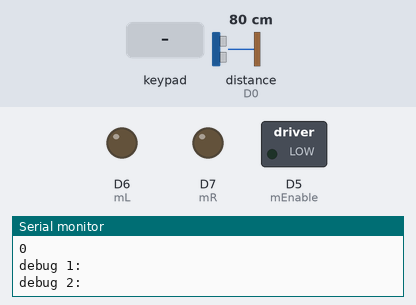
This sketch was run on a simulated ESP8266 (NodeMCU). On the bench: switched loads named in the sketch (green lamp = pin HIGH), output pins drawn as LEDs (lit = HIGH), the last lines printed to the serial monitor. Wiring (inferred from the names in the program): ultrasonic range finder: trigger D8; echo D0. The inputs (shaded band) are chosen by the test bench; at power-on: distance to the obstacle (sensor on D0) 80 cm. The echo pulse lasts 58.3 µs per cm; random numbers use the default seed unless the sketch sets one; pins used as bus, display or sensor lines are not drawn.

Above: at 1.6 s.
1.7 s: distance to the obstacle (sensor on D0) set to 27 cm
3.2 s: distance to the obstacle (sensor on D0) set to 24 cm
At 3.7 s:
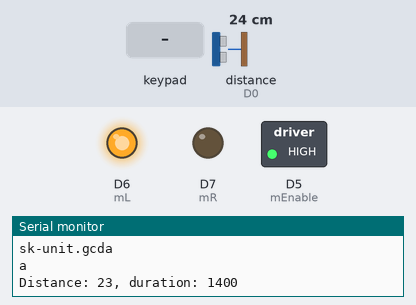
6.2 s: keypad keys 1 2 pressed 0.4 s apart
At 14.0 s:
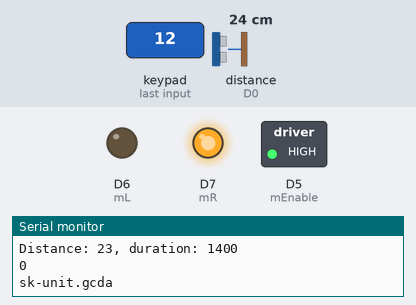
Timing chart, 0 to 15.7 s (numbered marks = the images above; inputs shaded):
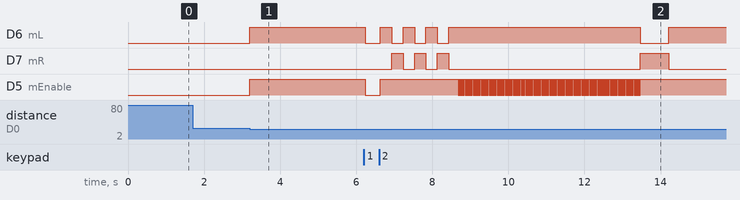

Measured:
- the behaviour switches between 26 and 25 cm on distance to the obstacle (sensor on D0) (found by bisection; images 0 and 1)
- after the input at 3.2 s, D6 (mL), D5 (mEnable): LOW → HIGH at once
- after the input at 6.2 s, D6 (mL): goes LOW 0.40 s, 3 × (HIGH 0.30 s, LOW 0.30 s), HIGH 5.0 s, LOW 0.75 s, then HIGH, starting at once; D7 (mR): LOW → HIGH after 0.73 s, → LOW 0.30 s later, → HIGH 0.30 s later, → LOW 0.30 s later, … (8 changes in this stretch)

The sketch:

withsonar.ino
```cpp
#include <Keypad.h>
#include <elapsedMillis.h>

//keypad
const byte ROWS = 4;
const byte COLS = 4;
//byte rowPinsOut[ROWS] = {D1, D2, D3, D4};
//byte colPinsIn[COLS] = {D5, D6, D7, D8};
byte rowPinsOut[2] = {D1, D2};
byte colPinsIn[2] = {D3, D4};
char keysShort[2][2] = {{'2', '6'}, {'1', '5'}};
char keys[ROWS][COLS] = {
  {'1', '2', '3', '4'},
  {'5', '6', '7', '8'},
  {'9', 'A', 'B', 'C'},
  {'D', 'E', 'F', 'G'}
};
//Keypad myKeypad = Keypad( makeKeymap(keys), rowPinsOut, colPinsIn, ROWS, COLS);
Keypad myKeypad = Keypad( makeKeymap(keysShort), rowPinsOut, colPinsIn, 2, 2);

//ultrasonic
int sonarTrig = D8;
int sonarEcho = D0;

//motor
int mEnable = D5;
int mL = D6;
int mR = D7;
int rotate = 0;

char lastKey = NO_KEY;

int ideleDelay = 60*1000; // 1mi in ms
elapsedMillis timeElapsed; //declare global if you don't want it reset every time loop runs

void setup() {

  pinMode(LED_BUILTIN, OUTPUT);

  pinMode(sonarTrig, OUTPUT); // Sets the trigPin as an Output
  pinMode(sonarEcho, INPUT); // Sets the echoPin as an Input

  pinMode(mEnable, OUTPUT);
  pinMode(mL, OUTPUT);
  pinMode(mR, OUTPUT);

  myKeypad.setDebounceTime(10);
  myKeypad.setHoldTime(10);

  motorStop();

  randomSeed(analogRead(A0));

  digitalWrite(sonarTrig, LOW);
  delayMicroseconds(2);

  blinkInternal();

  Serial.begin(115200);
  Serial.println("STARTED");

}

// the loop function runs over and over again forever
void loop() {

  Serial.println("debug 1: "+timeElapsed);

  char myKey = myKeypad.getKey();
  int myState = myKeypad.getState();

  if (myKey){
    //Serial.print(myKey);
    //Serial.print(" - ");
    //Serial.println(myState);
  }

  if( myState == HOLD) {
    //reset activity
    timeElapsed = 0;

    if (lastKey == '5') {
      motorSpinLeftSlowly();
    } else if (lastKey == '6') {
      motorSpinRightSlowly();
    }
  } else if (myKey != NO_KEY) {
    //reset activity
    timeElapsed = 0;

    //set last kye for HOLDd
    lastKey = myKey;

    if (myKey == '1') {
      blinkInternal();
      motorSayNo();
    } else if (myKey == '2') {
      //readBook();
      //turnSideSlowlyWithLag();
      motorDoTrick();
    }
  } else {
    motorStop();
  }

  Serial.println("debug 2: "+timeElapsed);

  //check sonar if exist
  int distance = getDistance();
  if (distance>5) {
    //use distance instead of random action
    timeElapsed = 0;

    if (distance<10) {
      motorSpinRightSlowly();
    } else if (distance<15) {
      motorSpinLeftSlowly();
    } else if (distance<20) {
      motorSpinLeftFast();
    } else if (distance<25) {
      motorSpinRightFast();
    } else if (distance<150) {
      //do nothing
    } else if (distance<200) {
      motorSayNo();
    } /*else if (distance<200) {
      motorDoTrick();
    } */
  }

  //random action if idle for long (~1 minute?)
  Serial.println(timeElapsed/1000);
  if ( timeElapsed > ideleDelay) {

    // 0-4
    switch (random(5)) {
      case 1:
        readBook();
        break;
      case 2:
        motorDoTrick();
        break;
      case 3:
        turnSideSlowlyWithLag();
        break;
      case 4:
        // nothing
        break;
      default:
        // nothing, just idle, e.g. if 0
        break;
    }

    //decrese last active
    timeElapsed = ideleDelay*0.75; //reduce delay by 1/4
  }

}

void motorSayNo() {

  analogWrite(mEnable, 2500);
  for (int i = 0; i < 3; i++) {
    digitalWrite(mL, HIGH);
    digitalWrite(mR, LOW);
    delay(300);
    digitalWrite(mL, LOW);
    digitalWrite(mR, HIGH);
    delay(300);
  }
  motorStop();

}

void motorDoTrick() {

  digitalWrite(mL, HIGH);
  digitalWrite(mR, LOW);

  motorVerySlowly(160);
  analogWrite(mEnable, 2500);
  digitalWrite(mL, LOW);
  digitalWrite(mR, HIGH);
  delay(750);
  motorStop();

}

//80 ~3s 1turn
void motorVerySlowly(int iters) {
  for (int i = 0; i < iters; i++) {
    analogWrite(mEnable, 1000);
    delay(15);
    analogWrite(mEnable, 0);
    delay(15);
  }
}

void motorSpinLeftSlowly() {

  //analogWrite(mEnable, 1000);
  digitalWrite(mL, LOW);
  digitalWrite(mR, HIGH);
  //delay(100);
  motorVerySlowly(5);
  motorStop();
}

void motorSpinRightSlowly() {

  //analogWrite(mEnable, 1000);
  digitalWrite(mL, HIGH);
  digitalWrite(mR, LOW);
  motorVerySlowly(5);
  //delay(100);
  motorStop();
}

void motorFast(int iters) {
  for (int i = 0; i < iters; i++) {
    analogWrite(mEnable, 1000);
    delay(15);
  }
}

void motorSpinLeftFast() {
  digitalWrite(mL, LOW);
  digitalWrite(mR, HIGH);
  motorFast(5);
  motorStop();
}

void motorSpinRightFast() {
  digitalWrite(mL, HIGH);
  digitalWrite(mR, LOW);
  motorFast(5);
  motorStop();
}

//power should be 1000-2500 (for 5v power and yellow motor)
void motorDo(int power) {

  analogWrite(mEnable, power);
  digitalWrite(mL, HIGH);
  digitalWrite(mR, LOW);
  delay(3000);
  analogWrite(mEnable, power);
  digitalWrite(mL, LOW);
  digitalWrite(mR, HIGH);
  delay(3000);
  motorStop();
}

void motorStop() {
  analogWrite(mEnable, 0);
  digitalWrite(mL, LOW);
  digitalWrite(mR, LOW);
}

void blinkInternal() {
  digitalWrite(LED_BUILTIN, LOW);
  delay(200);
  digitalWrite(LED_BUILTIN, HIGH);
  delay(200);
}

void blinkInternalSlow() {
  digitalWrite(LED_BUILTIN, LOW);
  delay(2000);
  digitalWrite(LED_BUILTIN, HIGH);
  delay(2000);
}

/**
 * Random actions.
 * - read book
 * - slowly rotate 180 and back
 * - look back
 * - laggy rotate
 */
 void readBook() {

  //5 rows
  for (int i = 0; i < 5; i++) {
    //one side
    digitalWrite(mL, LOW);
    digitalWrite(mR, HIGH);
    motorVerySlowly(15);
    //back
    digitalWrite(mL, HIGH);
    digitalWrite(mR, LOW);
    analogWrite(mEnable, 2500);
    delay(290);
  }
  motorStop();
}

void turnSideSlowlyWithLag() {
  digitalWrite(mL, LOW);
  digitalWrite(mR, HIGH);

  for (int i = 0; i < 7; i++) {
    motorVerySlowly(5 );
    delay(500);
  }

  motorStop();
}

int getDistance() {
  // Sets the trigPin on HIGH state for 10 micro seconds
  digitalWrite(sonarTrig, HIGH);
  delayMicroseconds(10);
  digitalWrite(sonarTrig, LOW);
  int duration = pulseIn(sonarEcho, HIGH);
  int distance= duration*0.034/2;
  Serial.println((String)"Distance: " + distance + ", duration: " + duration);
  return distance;
}
```
